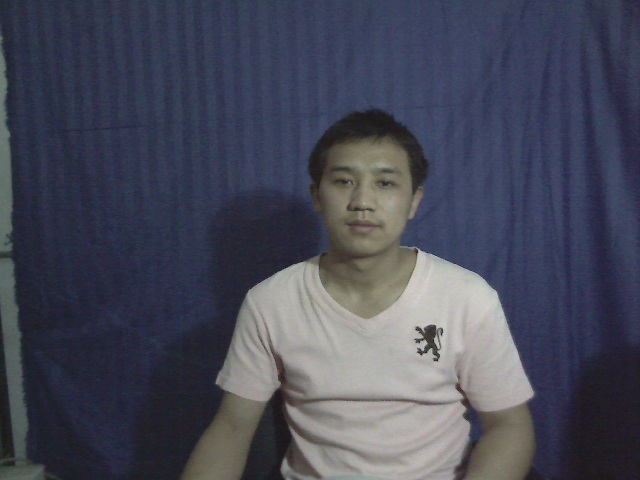
#> input picture dataset/ron_1.jpg, 640 x 480 px; its folder holds 5 pictures in this run
$ python build_gifs.py
#> lines starting #> are read from the running program, lines starting #| are printed output that depends on the picture
"""Generate the animated README assets for the Feature Squeezing demo.

Builds two looping GIFs from the real demo faces in ``dataset/``:

* ``pipeline.gif`` — the headline story: Original → Adv. Glasses → Bit-Depth →
  Median, with cosine-similarity bars filling in and the verdict banner flipping
  to ADVERSARIAL DETECTED.
* ``squeeze.gif`` — a bit-depth sweep (8→1 bits) showing how squeezing collapses
  the adversarial high-frequency perturbation.

The similarity numbers are illustrative values consistent with the design spec
(ArcFace is not run here — this script only needs Pillow + numpy so the assets
can be regenerated in CI without the 300 MB model download).

    python docs/assets/build_gifs.py
"""
from __future__ import annotations

from pathlib import Path

import numpy as np
from PIL import Image, ImageDraw, ImageFont, ImageFilter

ROOT = Path(__file__).resolve().parents[2]
DATA = ROOT / "dataset"
OUT = ROOT / "docs" / "assets"

# ── palette (mirrors app.py CSS) ─────────────────────────────────────────────
BG = (10, 10, 20)
SURFACE = (20, 20, 42)
CARD = (24, 24, 48)
DIM = (100, 116, 139)
BODY = (148, 163, 184)
BRIGHT = (226, 232, 240)
PURPLE = (167, 139, 250)
RED = (239, 68, 68)
GREEN = (16, 185, 129)
AMBER = (251, 191, 36)

FONTS = ROOT.parent / "skills"  # unused fallback
FDIR_CANVAS = Path("/mnt/skills/examples/canvas-design/canvas-fonts")
FDIR_SYS = Path("/usr/share/fonts/truetype/liberation")


def font(name: str, size: int) -> ImageFont.FreeTypeFont:
    candidates = [FDIR_CANVAS / name, FDIR_SYS / name]
    for c in candidates:
        if c.exists():
            return ImageFont.truetype(str(c), size)
    return ImageFont.load_default()


F_KICKER = font("InstrumentSans-Bold.ttf", 15)
F_TITLE = font("InstrumentSans-Bold.ttf", 30)
F_LABEL = font("WorkSans-Bold.ttf", 16)
F_SUB = font("WorkSans-Regular.ttf", 13)
F_NUM = font("LiberationMono-Bold.ttf", 22)
F_BANNER = font("InstrumentSans-Bold.ttf", 24)


# ── image ops ────────────────────────────────────────────────────────────────
def load_face(name: str, box: tuple[int, int, int], size: int = 190) -> np.ndarray:
    x, y, s = box
    im = Image.open(DATA / name).convert("RGB").crop((x, y, x + s, y + s))
    return np.asarray(im.resize((size, size), Image.LANCZOS)).astype(np.float32)


def glasses_noise(face: np.ndarray, eps: float, rng: np.random.Generator) -> np.ndarray:
    h, w, _ = face.shape
    mask = np.zeros((h, w, 1), np.float32)
    y1, y2 = int(0.33 * h), int(0.51 * h)
    x1, x2 = int(0.14 * w), int(0.86 * w)
    mask[y1:y2, x1:x2] = 1.0
    noise = rng.uniform(-eps * 255, eps * 255, face.shape).astype(np.float32)
    return np.clip(face + noise * mask, 0, 255)


def bit_depth(face: np.ndarray, bits: int) -> np.ndarray:
    levels = 2 ** bits
    step = 256 // levels
    return np.clip((face.astype(np.uint16) // step) * step, 0, 255).astype(np.float32)


def median(face: np.ndarray, k: int = 5) -> np.ndarray:
    im = Image.fromarray(face.astype(np.uint8)).filter(ImageFilter.MedianFilter(k))
    return np.asarray(im).astype(np.float32)


def rounded(arr: np.ndarray, radius: int = 16) -> Image.Image:
    im = Image.fromarray(arr.astype(np.uint8))
    mask = Image.new("L", im.size, 0)
    ImageDraw.Draw(mask).rounded_rectangle([0, 0, im.size[0] - 1, im.size[1] - 1],
                                           radius=radius, fill=255)
    im.putalpha(mask)
    return im


def ease(t: float) -> float:
    t = max(0.0, min(1.0, t))
    return 1 - (1 - t) ** 3


def bg_canvas(w: int, h: int) -> Image.Image:
    base = Image.new("RGB", (w, h), BG)
    # soft purple glow top-left, red glow bottom-right
    glow = Image.new("RGB", (w, h), BG)
    gd = ImageDraw.Draw(glow, "RGBA")
    gd.ellipse([-w * 0.3, -h * 0.5, w * 0.6, h * 0.7], fill=(167, 139, 250, 26))
    gd.ellipse([w * 0.5, h * 0.4, w * 1.3, h * 1.5], fill=(239, 68, 68, 18))
    glow = glow.filter(ImageFilter.GaussianBlur(80))
    return Image.blend(base, glow, 0.55)


# ── panel drawing ────────────────────────────────────────────────────────────
def draw_panel(canvas: Image.Image, d: ImageDraw.ImageDraw, x: int, y: int,
               face: np.ndarray, accent, label: str, sub: str,
               sim: float, fill: float, active: bool, size: int = 190):
    # accent top bar + border
    a = accent if active else tuple(int(c * 0.4) for c in accent)
    d.rounded_rectangle([x - 6, y - 6, x + size + 6, y + size + 92],
                        radius=20, fill=CARD,
                        outline=a, width=2 if active else 1)
    d.rounded_rectangle([x + 6, y - 6, x + size - 6, y + 2], radius=4, fill=a)
    canvas.paste(rounded(face), (x, y), rounded(face))

    d.text((x, y + size + 12), label, font=F_LABEL,
           fill=BRIGHT if active else DIM)
    d.text((x, y + size + 33), sub, font=F_SUB, fill=DIM)

    # sim bar
    by = y + size + 58
    bw = size
    d.rounded_rectangle([x, by, x + bw, by + 10], radius=5, fill=SURFACE)
    if fill > 0:
        d.rounded_rectangle([x, by, x + int(bw * sim * fill), by + 10],
                            radius=5, fill=a)
    shown = sim * fill
    d.text((x + bw, by - 26), f"{shown:0.2f}", font=F_NUM, fill=a,
           anchor="ra")


def arrow(d: ImageDraw.ImageDraw, x: int, y: int, lit: bool):
    c = PURPLE if lit else (60, 60, 90)
    d.line([x, y, x + 22, y], fill=c, width=3)
    d.polygon([(x + 22, y - 6), (x + 34, y), (x + 22, y + 6)], fill=c)


# ── pipeline.gif ─────────────────────────────────────────────────────────────
def build_pipeline():
    W, H = 960, 470
    rng = np.random.default_rng(7)
    orig = load_face("ron_1.jpg", (300, 100, 170))

    sims = [0.81, 0.19, 0.74, 0.78]
    accents = [PURPLE, RED, AMBER, GREEN]
    labels = ["ORIGINAL", "ADV. GLASSES", "BIT-DEPTH · 3", "MEDIAN · 5×5"]
    subs = ["clean reference", "Sharif et al. 2016",
            "8 → 3 bits", "scipy median"]

    px0, py = 48, 96
    gap = 224
    size = 190
    frames = []
    N = 56
    for f in range(N):
        cv = bg_canvas(W, H)
        d = ImageDraw.Draw(cv, "RGBA")

        # header
        d.text((48, 30), "FEATURE  SQUEEZING", font=F_KICKER, fill=PURPLE)
        d.text((48, 48), "Detecting adversarial faces by squeezing pixel space",
               font=F_SUB, fill=BODY)

        # per-panel reveal + fill timing
        reveal = [2, 12, 24, 28]
        faces = [
            orig,
            glasses_noise(orig, 0.16, rng),
            bit_depth(glasses_noise(orig, 0.16, np.random.default_rng(7)), 3),
            median(glasses_noise(orig, 0.16, np.random.default_rng(7)), 5),
        ]
        lit_to = 0
        for i in range(4):
            fill = ease((f - reveal[i]) / 9.0)
            active = f >= reveal[i]
            x = px0 + i * gap
            draw_panel(cv, d, x, py, faces[i], accents[i], labels[i],
                       subs[i], sims[i], fill, active, size)
            if active:
                lit_to = i
            if i < 3:
                arrow(d, x + size + 8, py + size // 2, f >= reveal[i + 1])

        # verdict banner
        bx0, bx1 = 48, W - 48
        byb = 416
        detected = f >= 38
        if detected:
            pulse = 0.5 + 0.5 * np.sin((f - 38) * 0.55)
            col = RED
            d.rounded_rectangle([bx0, byb, bx1, byb + 44], radius=14,
                                fill=(60, 18, 22), outline=col,
                                width=2 + int(2 * pulse))
            txt = "ADVERSARIAL DETECTED"
            # drawn warning triangle (no colour-emoji font available)
            tx, ty = bx0 + 30, byb + 12
            d.polygon([(tx, ty + 20), (tx + 12, ty), (tx + 24, ty + 20)],
                      fill=col)
            d.line([(tx + 12, ty + 6), (tx + 12, ty + 13)], fill=(60, 18, 22),
                   width=2)
            d.ellipse([tx + 11, ty + 15, tx + 13, ty + 17], fill=(60, 18, 22))
            d.text((bx0 + 68, byb + 10), txt, font=F_BANNER, fill=(255, 220, 220))
            d.text((bx1 - 22, byb + 15),
                   "embedding shift  0.59  >  0.50", font=F_LABEL,
                   fill=(255, 180, 180), anchor="ra")
        else:
            col = DIM
            d.rounded_rectangle([bx0, byb, bx1, byb + 44], radius=14,
                                fill=SURFACE, outline=(70, 70, 100), width=1)
            dots = "." * (1 + (f // 3) % 3)
            d.text((bx0 + 22, byb + 11), f"ANALYZING EMBEDDINGS{dots}",
                   font=F_LABEL, fill=BODY)

        frames.append(cv.convert("P", palette=Image.ADAPTIVE, colors=128))
#> this loop made 56 passes
#> pass 1, in bg_canvas, `glow = glow.filter(ImageFilter.GaussianBlur(80))`:
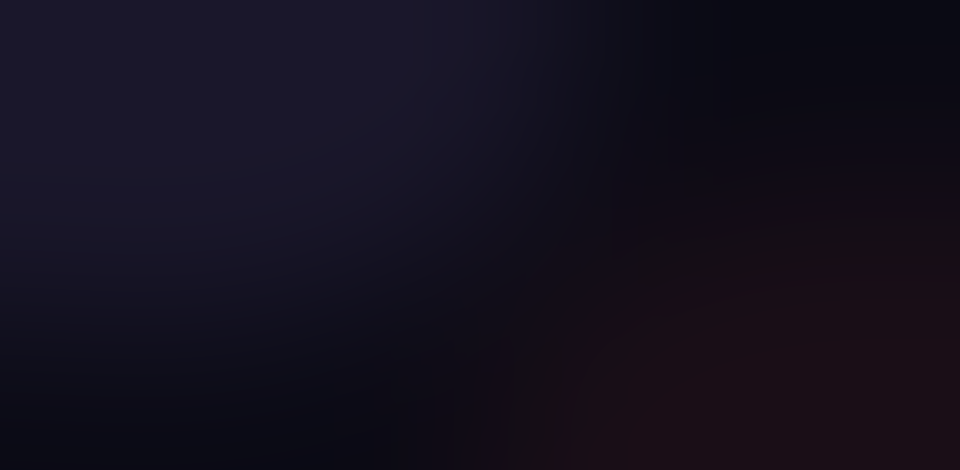
#> glow: PIL image 960x470 RGB; mean R, G, B 19.8, 15.7, 29.1
#> after the loop:
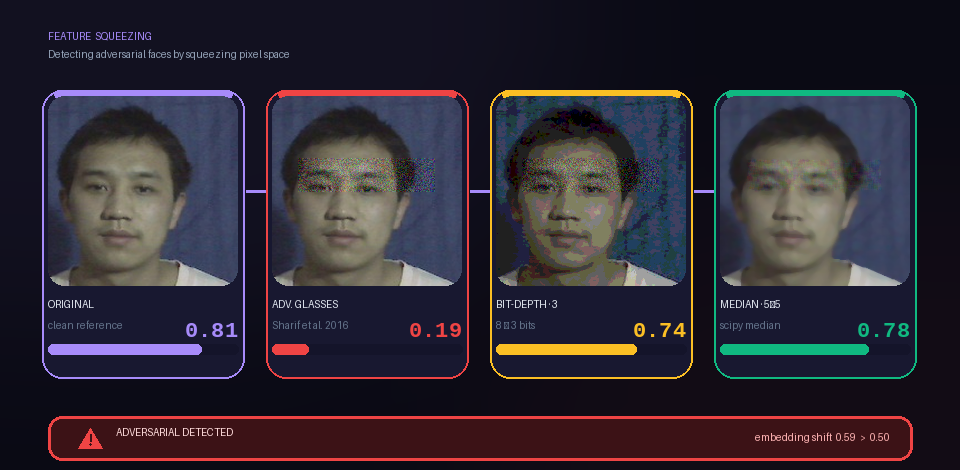
#> cv: PIL image 960x470 RGB; mean R, G, B 48.1, 42.2, 52.2

    frames += [frames[-1]] * 10  # hold
    frames[0].save(OUT / "pipeline.gif", save_all=True,
                   append_images=frames[1:], duration=90, loop=0, disposal=2,
                   optimize=True)
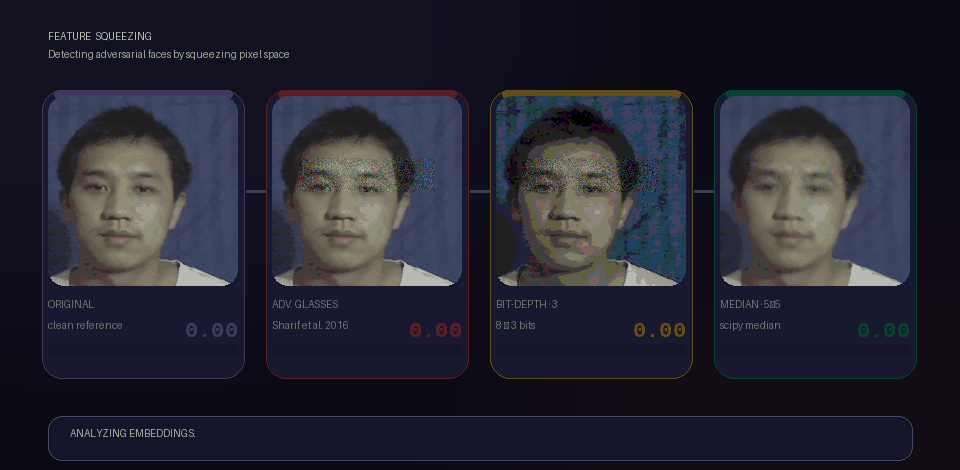
#> saved as pipeline.gif: PIL image 960x470 P; mean R, G, B 37.9, 37.6, 50.4
    print("wrote", OUT / "pipeline.gif")


# ── squeeze.gif ──────────────────────────────────────────────────────────────
def build_squeeze():
    W, H = 620, 430
    size = 230
    orig = load_face("ron_1.jpg", (300, 100, 170), size)
    attacked = glasses_noise(orig, 0.18, np.random.default_rng(3))
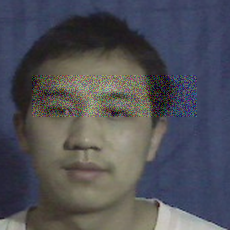
#> attacked: shape (230, 230, 3) float32; mean of channels 0, 1, 2 80, 80.5, 87.3; drawn as R, G, B

    seq = [8, 7, 6, 5, 4, 3, 2, 1, 1, 2, 3, 4, 5, 6, 7, 8]
    frames = []
    for bits in seq:
        cv = bg_canvas(W, H)
        d = ImageDraw.Draw(cv, "RGBA")
        d.text((40, 28), "BIT-DEPTH  SQUEEZING", font=F_KICKER, fill=AMBER)
        d.text((40, 47), "Fewer levels collapse the adversarial perturbation",
               font=F_SUB, fill=BODY)

        sq = bit_depth(attacked, bits)
        lx = (W - 2 * size - 40) // 2
        # attacked (static) left, squeezed right
        d.rounded_rectangle([lx - 6, 84, lx + size + 6, 84 + size + 46],
                            radius=18, fill=CARD, outline=RED, width=2)
        cv.paste(rounded(attacked), (lx, 90), rounded(attacked))
        d.text((lx, 90 + size + 8), "ADVERSARIAL  ·  8-bit", font=F_SUB, fill=RED)

        rx = lx + size + 40
        d.rounded_rectangle([rx - 6, 84, rx + size + 6, 84 + size + 46],
                            radius=18, fill=CARD, outline=AMBER, width=2)
        cv.paste(rounded(sq), (rx, 90), rounded(sq))
        d.text((rx, 90 + size + 8),
               f"SQUEEZED  ·  {bits}-bit ({2 ** bits} levels)",
               font=F_SUB, fill=AMBER)

        # bit gauge
        gy = 90 + size + 32
        d.text((W // 2, gy), f"{bits}  bits", font=F_NUM, fill=BRIGHT, anchor="ma")
        frames.append(cv.convert("P", palette=Image.ADAPTIVE, colors=128))
#> this loop made 16 passes
#> pass 1, in bg_canvas (call 57), `base = Image.new("RGB", (w, h), BG)`:
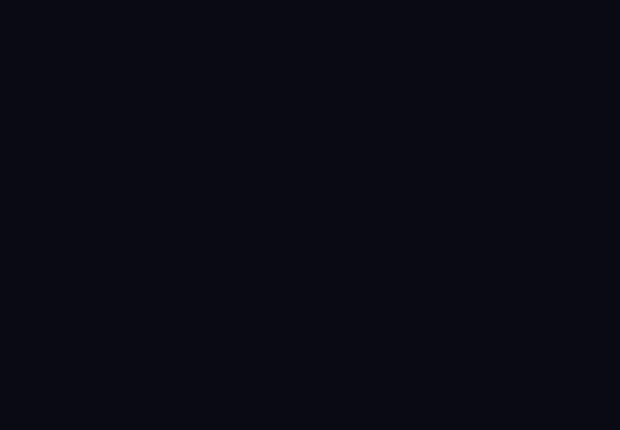
#> base: PIL image 620x430 RGB; mean R, G, B 10, 10, 20
#> pass 1, in bg_canvas (call 57), `glow = glow.filter(ImageFilter.GaussianBlur(80))`:
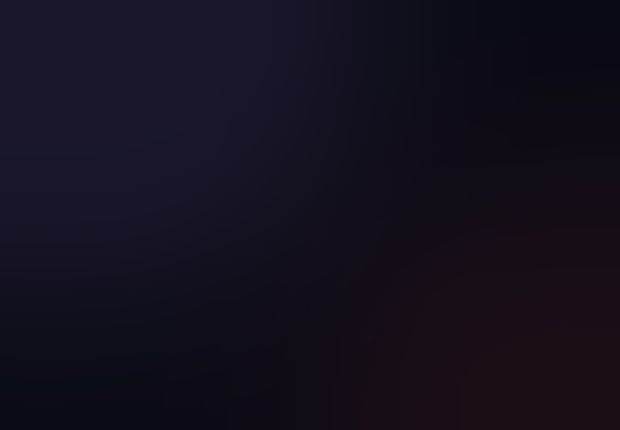
#> glow: PIL image 620x430 RGB; mean R, G, B 19.8, 15.7, 29.1
#> after the loop:
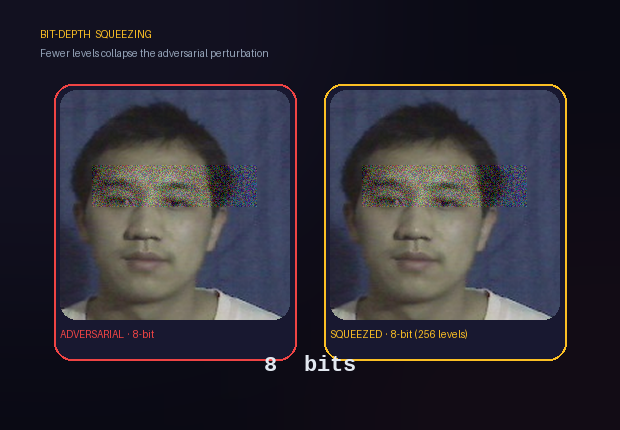
#> cv: PIL image 620x430 RGB; mean R, G, B 46, 43.2, 52.4

    frames[0].save(OUT / "squeeze.gif", save_all=True,
                   append_images=frames[1:], duration=260, loop=0, disposal=2,
                   optimize=True)
    print("wrote", OUT / "squeeze.gif")


if __name__ == "__main__":
    OUT.mkdir(parents=True, exist_ok=True)
    build_pipeline()
    build_squeeze()
